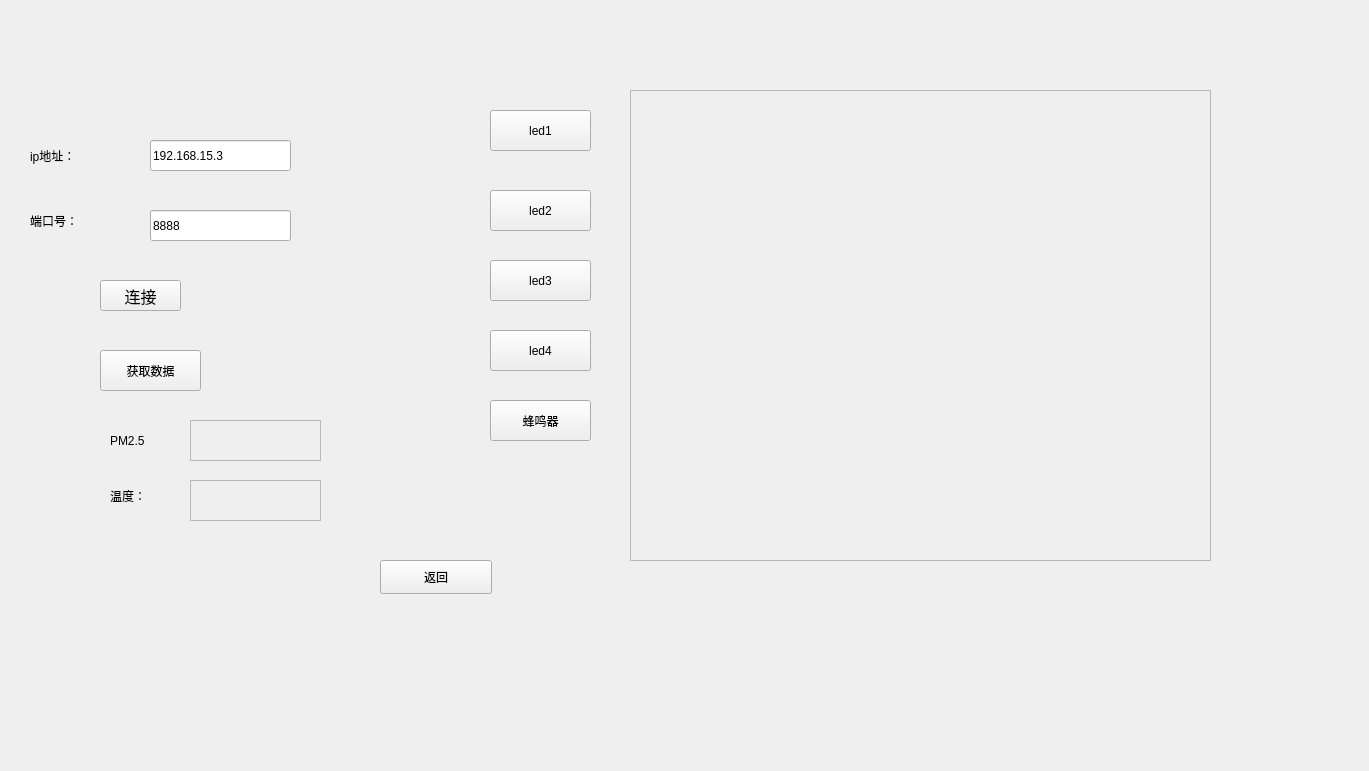
<?xml version="1.0" encoding="UTF-8"?>
<ui version="4.0">
 <class>Widget</class>
 <widget class="QWidget" name="Widget">
  <property name="geometry">
   <rect>
    <x>0</x>
    <y>0</y>
    <width>1369</width>
    <height>771</height>
   </rect>
  </property>
  <property name="windowTitle">
   <string>Widget</string>
  </property>
  <widget class="QStackedWidget" name="stackedWidget">
   <property name="geometry">
    <rect>
     <x>-150</x>
     <y>50</y>
     <width>1601</width>
     <height>861</height>
    </rect>
   </property>
   <property name="currentIndex">
    <number>1</number>
   </property>
   <widget class="QWidget" name="page">
    <widget class="QPushButton" name="pushButton">
     <property name="geometry">
      <rect>
       <x>490</x>
       <y>470</y>
       <width>112</width>
       <height>34</height>
      </rect>
     </property>
     <property name="text">
      <string>登录</string>
     </property>
    </widget>
    <widget class="QLabel" name="label">
     <property name="geometry">
      <rect>
       <x>290</x>
       <y>50</y>
       <width>451</width>
       <height>111</height>
      </rect>
     </property>
     <property name="styleSheet">
      <string notr="true">font: 20pt &quot;ADMUI3Lg&quot;;
font: 28pt &quot;ADMUI3Lg&quot;;</string>
     </property>
     <property name="text">
      <string>物联网实训智能家居系统</string>
     </property>
    </widget>
    <widget class="QLabel" name="label_2">
     <property name="geometry">
      <rect>
       <x>350</x>
       <y>250</y>
       <width>81</width>
       <height>41</height>
      </rect>
     </property>
     <property name="text">
      <string>用户名：</string>
     </property>
    </widget>
    <widget class="QLabel" name="label_3">
     <property name="geometry">
      <rect>
       <x>350</x>
       <y>340</y>
       <width>81</width>
       <height>31</height>
      </rect>
     </property>
     <property name="text">
      <string>密 码：</string>
     </property>
    </widget>
    <widget class="QLineEdit" name="name">
     <property name="geometry">
      <rect>
       <x>440</x>
       <y>250</y>
       <width>161</width>
       <height>41</height>
      </rect>
     </property>
    </widget>
    <widget class="QLineEdit" name="password">
     <property name="geometry">
      <rect>
       <x>440</x>
       <y>330</y>
       <width>161</width>
       <height>41</height>
      </rect>
     </property>
     <property name="inputMask">
      <string extracomment="*"/>
     </property>
     <property name="echoMode">
      <enum>QLineEdit::Password</enum>
     </property>
    </widget>
   </widget>
   <widget class="QWidget" name="page_2">
    <widget class="QPushButton" name="pushButton_2">
     <property name="geometry">
      <rect>
       <x>530</x>
       <y>510</y>
       <width>112</width>
       <height>34</height>
      </rect>
     </property>
     <property name="text">
      <string>返回</string>
     </property>
    </widget>
    <widget class="QLabel" name="iplab">
     <property name="geometry">
      <rect>
       <x>180</x>
       <y>90</y>
       <width>71</width>
       <height>31</height>
      </rect>
     </property>
     <property name="styleSheet">
      <string notr="true">font: 12pt &quot;楷体&quot;;</string>
     </property>
     <property name="text">
      <string>ip地址：</string>
     </property>
    </widget>
    <widget class="QLabel" name="picture">
     <property name="geometry">
      <rect>
       <x>780</x>
       <y>40</y>
       <width>581</width>
       <height>471</height>
      </rect>
     </property>
     <property name="cursor">
      <cursorShape>OpenHandCursor</cursorShape>
     </property>
     <property name="styleSheet">
      <string notr="true">font: 16pt &quot;楷体&quot;;

color: rgb(170, 170, 255);
</string>
     </property>
     <property name="frameShape">
      <enum>QFrame::StyledPanel</enum>
     </property>
     <property name="frameShadow">
      <enum>QFrame::Plain</enum>
     </property>
     <property name="text">
      <string/>
     </property>
     <property name="margin">
      <number>1</number>
     </property>
    </widget>
    <widget class="QLineEdit" name="ipline">
     <property name="geometry">
      <rect>
       <x>300</x>
       <y>90</y>
       <width>141</width>
       <height>31</height>
      </rect>
     </property>
     <property name="text">
      <string>192.168.15.3</string>
     </property>
    </widget>
    <widget class="QLabel" name="data">
     <property name="geometry">
      <rect>
       <x>340</x>
       <y>370</y>
       <width>131</width>
       <height>41</height>
      </rect>
     </property>
     <property name="styleSheet">
      <string notr="true">font: 12pt &quot;Arial&quot;;
border-color: rgb(251, 255, 208);</string>
     </property>
     <property name="frameShape">
      <enum>QFrame::StyledPanel</enum>
     </property>
     <property name="text">
      <string/>
     </property>
    </widget>
    <widget class="QLineEdit" name="portline">
     <property name="geometry">
      <rect>
       <x>300</x>
       <y>160</y>
       <width>141</width>
       <height>31</height>
      </rect>
     </property>
     <property name="text">
      <string>8888</string>
     </property>
    </widget>
    <widget class="QPushButton" name="pwmbtn">
     <property name="geometry">
      <rect>
       <x>640</x>
       <y>350</y>
       <width>101</width>
       <height>41</height>
      </rect>
     </property>
     <property name="cursor">
      <cursorShape>OpenHandCursor</cursorShape>
     </property>
     <property name="styleSheet">
      <string notr="true">font: 12pt &quot;楷体&quot;;
</string>
     </property>
     <property name="text">
      <string>蜂鸣器</string>
     </property>
     <property name="checkable">
      <bool>true</bool>
     </property>
    </widget>
    <widget class="QLabel" name="len">
     <property name="geometry">
      <rect>
       <x>1330</x>
       <y>510</y>
       <width>81</width>
       <height>31</height>
      </rect>
     </property>
     <property name="styleSheet">
      <string notr="true">color: rgb(85, 170, 255);
font: 16pt &quot;楷体&quot;;</string>
     </property>
     <property name="frameShape">
      <enum>QFrame::NoFrame</enum>
     </property>
     <property name="text">
      <string/>
     </property>
    </widget>
    <widget class="QPushButton" name="led1btn">
     <property name="geometry">
      <rect>
       <x>640</x>
       <y>60</y>
       <width>101</width>
       <height>41</height>
      </rect>
     </property>
     <property name="cursor">
      <cursorShape>OpenHandCursor</cursorShape>
     </property>
     <property name="styleSheet">
      <string notr="true">
font: 12pt &quot;微软雅黑&quot;;
</string>
     </property>
     <property name="text">
      <string>led1</string>
     </property>
     <property name="checkable">
      <bool>true</bool>
     </property>
    </widget>
    <widget class="QPushButton" name="linkbtn">
     <property name="geometry">
      <rect>
       <x>250</x>
       <y>230</y>
       <width>81</width>
       <height>31</height>
      </rect>
     </property>
     <property name="styleSheet">
      <string notr="true">
font: 10pt &quot;楷体&quot;;
font: 75 12pt;</string>
     </property>
     <property name="text">
      <string>连接</string>
     </property>
    </widget>
    <widget class="QPushButton" name="getData">
     <property name="geometry">
      <rect>
       <x>250</x>
       <y>300</y>
       <width>101</width>
       <height>41</height>
      </rect>
     </property>
     <property name="styleSheet">
      <string notr="true">font: 12pt &quot;楷体&quot;;</string>
     </property>
     <property name="text">
      <string>获取数据</string>
     </property>
    </widget>
    <widget class="QPushButton" name="led2btn">
     <property name="geometry">
      <rect>
       <x>640</x>
       <y>140</y>
       <width>101</width>
       <height>41</height>
      </rect>
     </property>
     <property name="cursor">
      <cursorShape>OpenHandCursor</cursorShape>
     </property>
     <property name="styleSheet">
      <string notr="true">font: 12pt &quot;微软雅黑&quot;;
</string>
     </property>
     <property name="text">
      <string>led2</string>
     </property>
     <property name="checkable">
      <bool>true</bool>
     </property>
    </widget>
    <widget class="QPushButton" name="led3btn">
     <property name="geometry">
      <rect>
       <x>640</x>
       <y>210</y>
       <width>101</width>
       <height>41</height>
      </rect>
     </property>
     <property name="cursor">
      <cursorShape>OpenHandCursor</cursorShape>
     </property>
     <property name="styleSheet">
      <string notr="true">font: 12pt &quot;微软雅黑&quot;;
</string>
     </property>
     <property name="text">
      <string>led3</string>
     </property>
     <property name="checkable">
      <bool>true</bool>
     </property>
    </widget>
    <widget class="QLabel" name="portlab">
     <property name="geometry">
      <rect>
       <x>180</x>
       <y>160</y>
       <width>71</width>
       <height>21</height>
      </rect>
     </property>
     <property name="styleSheet">
      <string notr="true">font: 12pt &quot;楷体&quot;;</string>
     </property>
     <property name="text">
      <string>端口号：</string>
     </property>
    </widget>
    <widget class="QPushButton" name="led4btn">
     <property name="geometry">
      <rect>
       <x>640</x>
       <y>280</y>
       <width>101</width>
       <height>41</height>
      </rect>
     </property>
     <property name="cursor">
      <cursorShape>OpenHandCursor</cursorShape>
     </property>
     <property name="styleSheet">
      <string notr="true">font: 12pt &quot;微软雅黑&quot;;
</string>
     </property>
     <property name="text">
      <string>led4</string>
     </property>
     <property name="checkable">
      <bool>true</bool>
     </property>
    </widget>
    <widget class="QLabel" name="temp">
     <property name="geometry">
      <rect>
       <x>340</x>
       <y>430</y>
       <width>131</width>
       <height>41</height>
      </rect>
     </property>
     <property name="styleSheet">
      <string notr="true">border-color: rgb(255, 255, 255);</string>
     </property>
     <property name="frameShape">
      <enum>QFrame::StyledPanel</enum>
     </property>
     <property name="text">
      <string/>
     </property>
    </widget>
    <widget class="QLabel" name="label_4">
     <property name="geometry">
      <rect>
       <x>260</x>
       <y>380</y>
       <width>61</width>
       <height>21</height>
      </rect>
     </property>
     <property name="styleSheet">
      <string notr="true">font: 75 14pt &quot;幼圆&quot;;</string>
     </property>
     <property name="text">
      <string>PM2.5</string>
     </property>
    </widget>
    <widget class="QLabel" name="label_5">
     <property name="geometry">
      <rect>
       <x>260</x>
       <y>430</y>
       <width>71</width>
       <height>31</height>
      </rect>
     </property>
     <property name="styleSheet">
      <string notr="true">font: 75 14pt &quot;微软雅黑&quot;;</string>
     </property>
     <property name="text">
      <string>温度：</string>
     </property>
    </widget>
   </widget>
  </widget>
 </widget>
 <layoutdefault spacing="6" margin="11"/>
 <resources/>
 <connections/>
</ui>
